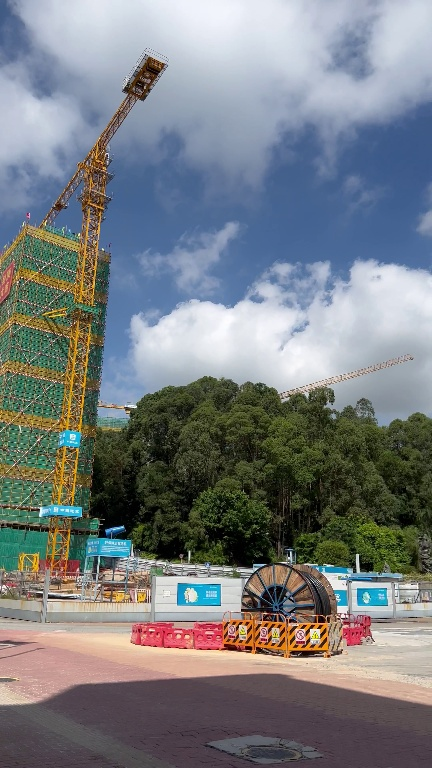
#> input picture project_ZhangSH/pano0/frame_42.jpg, 432 x 768 px, found by its file name
$ jupyter execute test.ipynb
#> lines starting #> are read from the running program, lines starting #| are printed output that depends on the picture; pictures that were not available may be replaced by others from this repository, and a replacement may not be noted
[cell 1]
import cv2
import numpy as np
import matplotlib.pyplot as plt

[cell 2]
img = cv2.imread('pano0\\frame_42.jpg')
#> img is the input picture: shape (768, 432, 3); mean B, G, R 128.5, 125.1, 120.6

M = np.array([[1,0,0],[0,1,0],[0.0001,0,1]])
w,h = img.shape[:2]
#> w = 768; h = 432

[cell 3]
img_warpped = cv2.warpPerspective(img, M, dsize=(h,w))
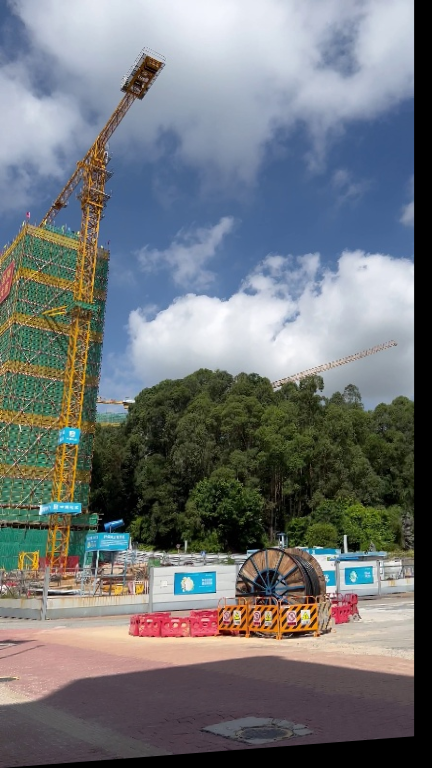
#> img_warpped: shape (768, 432, 3); mean B, G, R 120.4, 117.4, 113.2

plt.figure(figsize = (10,10))
plt.subplot(221)
plt.imshow(img_warpped)
plt.show()

[cell 4]
import cv2
import numpy as np
from matplotlib import pyplot as plt


img = cv2.imread('data\source001\source001_01.jpg')
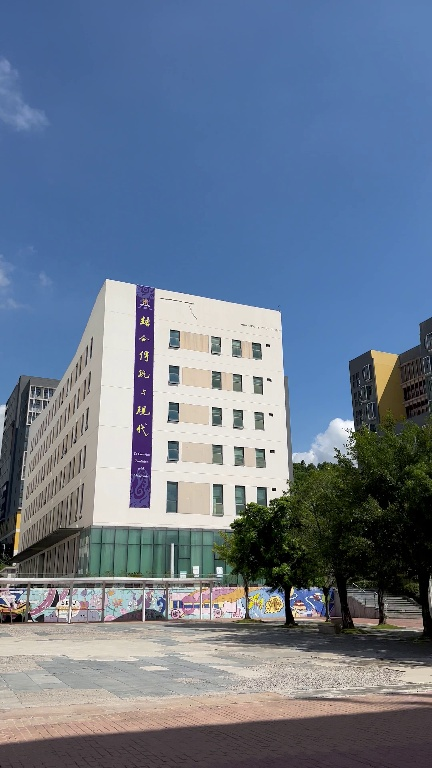
#> input picture project_ZhangSH/pano0/frame_106.jpg, 432 x 768 px, given in place of source001_01.jpg, which was not available
#> img is the input picture: shape (768, 432, 3); mean B, G, R 141.2, 120.9, 106.9
rows, cols, ch = img.shape
#> rows = 768; cols = 432; ch = 3

pts1 = np.float32([[50, 50],
                   [200, 50],
                   [50, 200]])

pts2 = np.float32([[10, 100],
                   [200, 50],
                   [100, 250]])

M = cv2.getAffineTransform(pts1, pts2)
print(M)
print(type(M))
dst = cv2.warpAffine(img, M, (cols, rows))
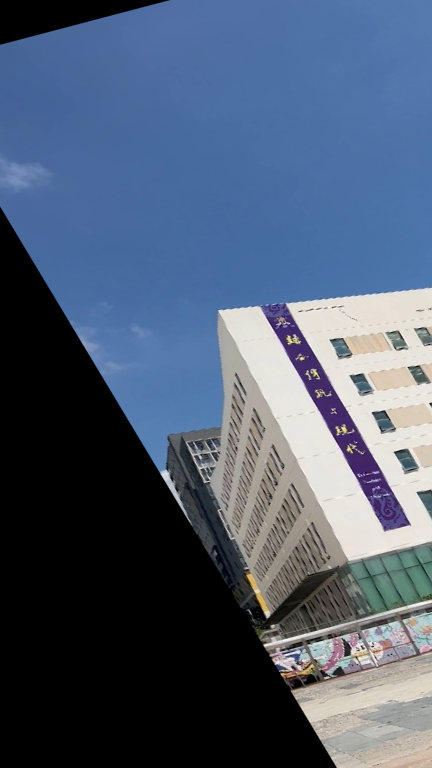
#> dst: shape (768, 432, 3); mean B, G, R 112.1, 90.9, 77

plt.subplot(121)
plt.imshow(img)
plt.title('Input')

plt.subplot(122)
plt.imshow(dst)
plt.title('Output')

plt.show()
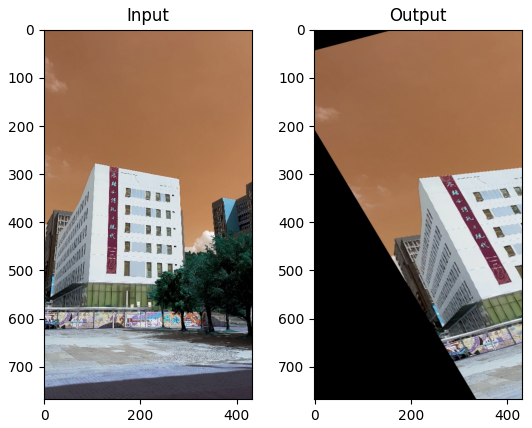
#> figure drawn by matplotlib, 2 panels; B, G, R data is drawn as R, G, B

[cell 5]
from scipy.optimize import minimize

def rosen(x):
    """The Rosenbrock function"""
    return sum(100.0*(x[1:]-x[:-1]**2.0)**2.0 + (1-x[:-1])**2.0)

x0 = np.array([1.3, 0.7, 0.8, 1.9, 1.2])

res = minimize(rosen, x0, method='nelder-mead', options={'xatol': 1e-8, 'disp': True} )

print(res.x)

[cell 6]
# 目标函数
def fun(a,b,c,d):
    def v(x):
        return np.log2(1+x[0]*a/b)+np.log2(1+x[1]*c/d)
    return v
#限制条件函数
def con(a,b,i):
    def v(x):
        return np.log2(1 + x[i] * a / b)-5
    return v


if __name__ == "__main__":
    # 定义常量值
    args = [2, 1, 3, 4]  # a,b,c,d
    args1 = [2, 5, 6, 4]
    # 设置初始猜测值
    x0 = np.asarray((0.5, 0.5))
    #设置限制条件
    '''Equality constraint means that the constraint function result is
     to be zero whereas inequality means that it is to be non-negative'''
    cons = ({'type': 'ineq', 'fun': con(args1[0],args1[1],0)},
            {'type': 'ineq', 'fun': con(args1[2],args1[3],1)},
            )

    res = minimize(fun(args[0],args[1],args[2],args[3]), x0, constraints=cons)
